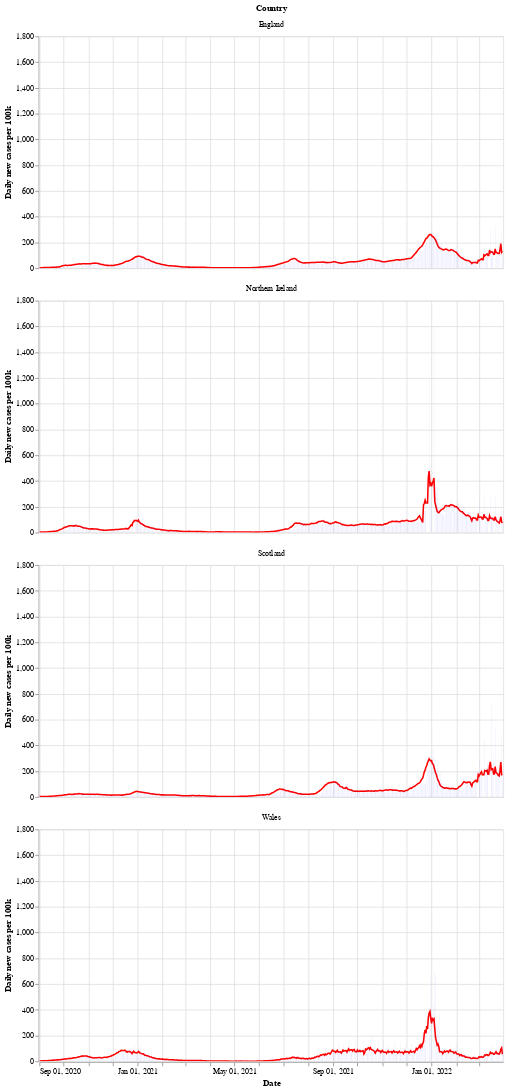

Here is the notebook cell this chart was saved with:
### Markdown cell above
Next is a bar chart of the number of new cases in each country (per 100k population), with the 7 day moving average of cases. Again we see that Wales saw a longer period of raising and falling cases compared to the other countries.

After a period of cases falling, each nation is now seeing a rise in the number of cases - especially in Wales.

### Code cell
# collapse
bars = alt.Chart(uk_cases).mark_bar().encode(
    x=alt.X("yearmonthdate(date):T", axis=alt.Axis(title='Date')),
    y=alt.Y("newCasesRate:Q", axis=alt.Axis(title='Daily new cases per 100k')),
    tooltip='newCasesRate',
    color=alt.condition(
        alt.datum.dailyChange > 0,
        alt.value("orange"),  # The positive color
        alt.value("blue")  # The negative color
    )
).properties(title='New cases per 100k population with rolling 7 day average', width=600).interactive()
line = alt.Chart(uk_cases).mark_line(
    color='red',
    size=2,
).transform_window(
    rolling_mean='mean(newCasesRate)',
    frame=[0, 7],
    groupby=['areaName']
).encode(
    x='yearmonthdate(date):T',
    y='rolling_mean:Q'
)
alt.layer(line, bars, data=uk_cases).facet(alt.Row('areaName', title='Country'), columns=1)

### Figure 1 — Vega-Lite specification as saved in the notebook (floating-point values rounded to 4 significant figures; data arrays with more than 128 entries replaced by an {"elided": "..."} marker saying what was removed)
{"config": {"view": {"continuousWidth": 400, "continuousHeight": 300}}, "data": {"name": "data-deda88fc20cd1bd33a6c7dd595e49177"}, "facet": {"type": "nominal", "field": "areaName", "title": "Country"}, "spec": {"layer": [{"mark": {"type": "line", "color": "red", "size": 2}, "encoding": {"x": {"type": "temporal", "field": "date", "timeUnit": "yearmonthdate"}, "y": {"type": "quantitative", "field": "rolling_mean"}}, "transform": [{"window": [{"op": "mean", "field": "newCasesRate", "as": "rolling_mean"}], "frame": [0, 7], "groupby": ["areaName"]}]}, {"mark": "bar", "encoding": {"color": {"condition": {"value": "orange", "test": "(datum.dailyChange > 0)"}, "value": "blue"}, "tooltip": {"type": "quantitative", "field": "newCasesRate"}, "x": {"type": "temporal", "axis": {"title": "Date"}, "field": "date", "timeUnit": "yearmonthdate"}, "y": {"type": "quantitative", "axis": {"title": "Daily new cases per 100k"}, "field": "newCasesRate"}}, "selection": {"selector002": {"type": "interval", "bind": "scales", "encodings": ["x", "y"]}}, "title": "New cases per 100k population with rolling 7 day average", "width": 600}]}, "columns": 1, "$schema": "https://vega.github.io/schema/vega-lite/v4.8.1.json", "datasets": {"data-deda88fc20cd1bd33a6c7dd595e49177": {"elided": "2304 records"}}}
